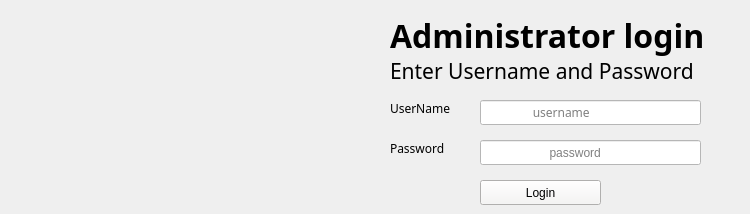
    <widget class="QWidget" name="tab">
     <attribute name="title">
      <string>Login</string>
     </attribute>
     <widget class="QLabel" name="label_2">
      <property name="geometry">
       <rect>
        <x>390</x>
        <y>10</y>
        <width>351</width>
        <height>51</height>
       </rect>
      </property>
      <property name="font">
       <font>
        <family>Montserrat</family>
        <pointsize>24</pointsize>
        <weight>75</weight>
        <bold>true</bold>
       </font>
      </property>
      <property name="text">
       <string>Administrator login</string>
      </property>
     </widget>
     <widget class="QLabel" name="l01">
      <property name="geometry">
       <rect>
        <x>390</x>
        <y>60</y>
        <width>341</width>
        <height>21</height>
       </rect>
      </property>
      <property name="font">
       <font>
        <family>Montserrat</family>
        <pointsize>16</pointsize>
        <weight>50</weight>
        <bold>false</bold>
       </font>
      </property>
      <property name="text">
       <string>Enter Username and Password</string>
      </property>
     </widget>
     <widget class="QLabel" name="label_4">
      <property name="geometry">
       <rect>
        <x>390</x>
        <y>100</y>
        <width>91</width>
        <height>17</height>
       </rect>
      </property>
      <property name="font">
       <font>
        <family>Montserrat Medium</family>
       </font>
      </property>
      <property name="text">
       <string>UserName</string>
      </property>
     </widget>
     <widget class="QLabel" name="label_5">
      <property name="geometry">
       <rect>
        <x>390</x>
        <y>140</y>
        <width>91</width>
        <height>17</height>
       </rect>
      </property>
      <property name="font">
       <font>
        <family>Montserrat Medium</family>
       </font>
      </property>
      <property name="text">
       <string>Password</string>
      </property>
     </widget>
     <widget class="QLineEdit" name="tb01">
      <property name="geometry">
       <rect>
        <x>480</x>
        <y>100</y>
        <width>221</width>
        <height>25</height>
       </rect>
      </property>
      <property name="font">
       <font>
        <family>Montserrat Medium</family>
       </font>
      </property>
      <property name="styleSheet">
       <string notr="true">background-color: rgb(255, 255, 255);</string>
      </property>
      <property name="placeholderText">
       <string>                username</string>
      </property>
     </widget>
     <widget class="QLineEdit" name="tb02">
      <property name="geometry">
       <rect>
        <x>480</x>
        <y>140</y>
        <width>221</width>
        <height>25</height>
       </rect>
      </property>
      <property name="styleSheet">
       <string notr="true">background-color: rgb(255, 255, 255);</string>
      </property>
      <property name="echoMode">
       <enum>QLineEdit::Password</enum>
      </property>
      <property name="placeholderText">
       <string>                    password </string>
      </property>
     </widget>
     <widget class="QPushButton" name="b01">
      <property name="geometry">
       <rect>
        <x>480</x>
        <y>180</y>
        <width>121</width>
        <height>25</height>
       </rect>
      </property>
      <property name="styleSheet">
       <string notr="true">font: 57 12pt &quot;Montserrat medium&quot;;
background-color: rgb(246, 245, 244);</string>
      </property>
      <property name="text">
       <string>Login</string>
      </property>
      <property name="icon">
       <iconset>
        <normaloff>icons/login.png</normaloff>icons/login.png</iconset>
      </property>
     </widget>
    </widget>
